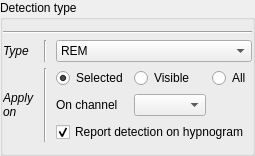
                <widget class="QGroupBox" name="groupBox_3">
                 <property name="title">
                  <string>Detection type</string>
                 </property>
                 <layout class="QVBoxLayout" name="verticalLayout_33">
                  <property name="leftMargin">
                   <number>0</number>
                  </property>
                  <property name="rightMargin">
                   <number>0</number>
                  </property>
                  <item>
                   <widget class="Line" name="line_3">
                    <property name="orientation">
                     <enum>Qt::Horizontal</enum>
                    </property>
                   </widget>
                  </item>
                  <item>
                   <layout class="QGridLayout" name="gridLayout">
                    <item row="0" column="1">
                     <widget class="QLabel" name="label_39">
                      <property name="font">
                       <font>
                        <italic>true</italic>
                       </font>
                      </property>
                      <property name="text">
                       <string>Type</string>
                      </property>
                     </widget>
                    </item>
                    <item row="2" column="3">
                     <widget class="QLabel" name="label_25">
                      <property name="text">
                       <string>On channel</string>
                      </property>
                     </widget>
                    </item>
                    <item row="3" column="3" colspan="3">
                     <widget class="QCheckBox" name="_ToolDetecReport">
                      <property name="toolTip">
                       <string>&lt;html&gt;&lt;head/&gt;&lt;body&gt;&lt;p&gt;Report the detection on the hypnogram. Only avaible for selected channel.&lt;/p&gt;&lt;/body&gt;&lt;/html&gt;</string>
                      </property>
                      <property name="text">
                       <string>Report detection on hypnogram</string>
                      </property>
                      <property name="checked">
                       <bool>true</bool>
                      </property>
                     </widget>
                    </item>
                    <item row="0" column="3" colspan="3">
                     <widget class="QComboBox" name="_ToolDetectType">
                      <property name="toolTip">
                       <string>&lt;html&gt;&lt;head/&gt;&lt;body&gt;&lt;p&gt;Choose the detection type&lt;/p&gt;&lt;/body&gt;&lt;/html&gt;</string>
                      </property>
                      <item>
                       <property name="text">
                        <string>REM</string>
                       </property>
                      </item>
                      <item>
                       <property name="text">
                        <string>Spindles</string>
                       </property>
                      </item>
                      <item>
                       <property name="text">
                        <string>Peaks</string>
                       </property>
                      </item>
                      <item>
                       <property name="text">
                        <string>Slow waves</string>
                       </property>
                      </item>
                      <item>
                       <property name="text">
                        <string>K-complexes</string>
                       </property>
                      </item>
                     </widget>
                    </item>
                    <item row="1" column="2" rowspan="3">
                     <widget class="Line" name="line_9">
                      <property name="minimumSize">
                       <size>
                        <width>10</width>
                        <height>0</height>
                       </size>
                      </property>
                      <property name="orientation">
                       <enum>Qt::Vertical</enum>
                      </property>
                     </widget>
                    </item>
                    <item row="1" column="4">
                     <widget class="QRadioButton" name="_ToolRdViz">
                      <property name="text">
                       <string>Visible</string>
                      </property>
                     </widget>
                    </item>
                    <item row="0" column="2">
                     <widget class="Line" name="line_10">
                      <property name="minimumSize">
                       <size>
                        <width>10</width>
                        <height>0</height>
                       </size>
                      </property>
                      <property name="orientation">
                       <enum>Qt::Vertical</enum>
                      </property>
                     </widget>
                    </item>
                    <item row="1" column="1" rowspan="3">
                     <widget class="QLabel" name="label_49">
                      <property name="font">
                       <font>
                        <italic>true</italic>
                       </font>
                      </property>
                      <property name="text">
                       <string>Apply
on</string>
                      </property>
                     </widget>
                    </item>
                    <item row="1" column="3">
                     <widget class="QRadioButton" name="_ToolRdSelected">
                      <property name="text">
                       <string>Selected</string>
                      </property>
                      <property name="checked">
                       <bool>true</bool>
                      </property>
                     </widget>
                    </item>
                    <item row="1" column="5">
                     <widget class="QRadioButton" name="_ToolRdAll">
                      <property name="text">
                       <string>All</string>
                      </property>
                     </widget>
                    </item>
                    <item row="2" column="4">
                     <widget class="QComboBox" name="_ToolDetectChan">
                      <property name="toolTip">
                       <string>&lt;html&gt;&lt;head/&gt;&lt;body&gt;&lt;p&gt;Pick up a channel to run the detection (only avaible with &amp;quot;Selected&amp;quot; option)&lt;/p&gt;&lt;/body&gt;&lt;/html&gt;</string>
                      </property>
                     </widget>
                    </item>
                    <item row="2" column="5">
                     <spacer name="horizontalSpacer_28">
                      <property name="orientation">
                       <enum>Qt::Horizontal</enum>
                      </property>
                      <property name="sizeHint" stdset="0">
                       <size>
                        <width>40</width>
                        <height>20</height>
                       </size>
                      </property>
                     </spacer>
                    </item>
                   </layout>
                  </item>
                 </layout>
                </widget>
